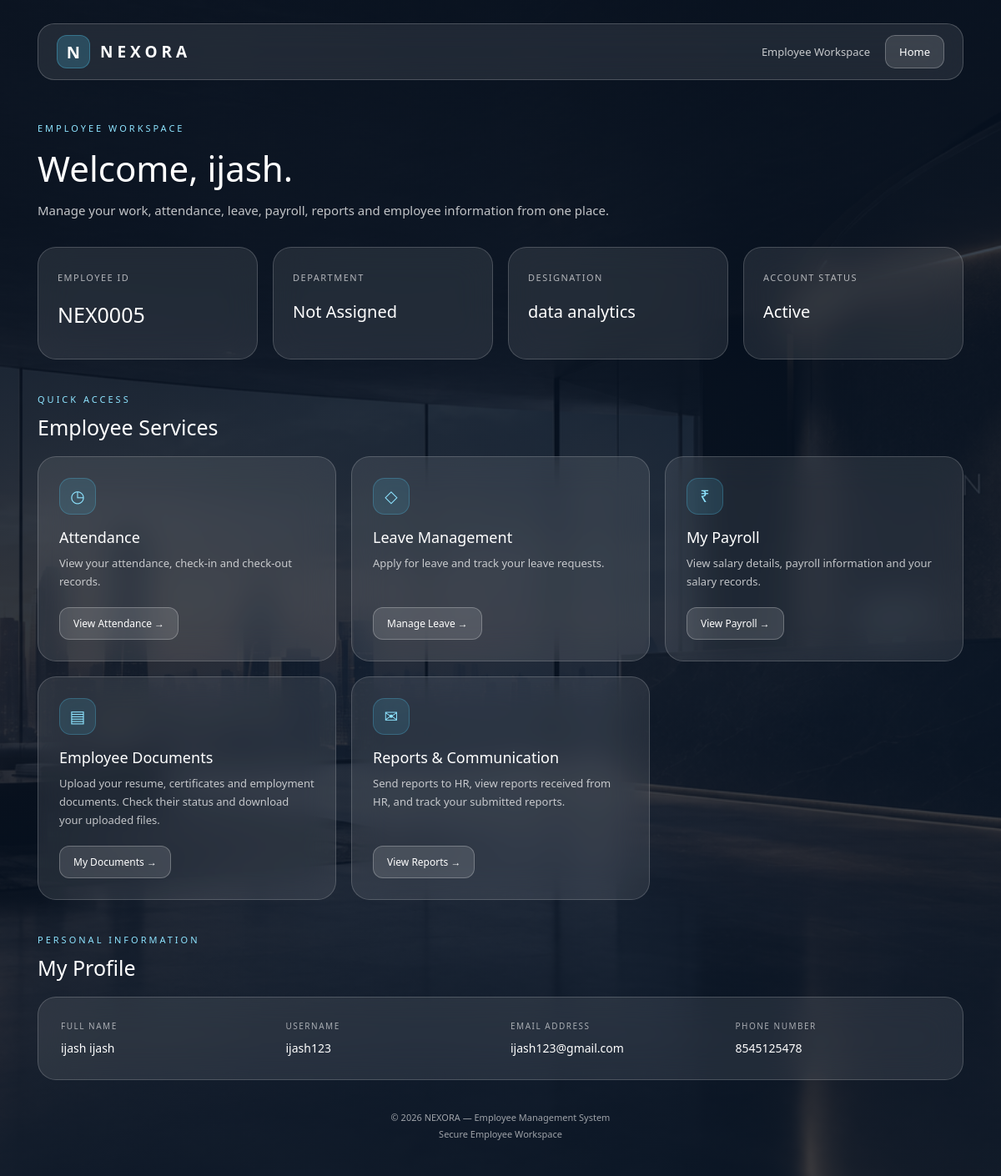
Screenshot of /accounts/employee/dashboard/ (signed in) with the database file from the repository.
### accounts/models.py (models this page shows, shortened)
class User(AbstractUser):
    ROLE_CHOICES = (
        ('employee', 'Employee'),
        ('hr', 'HR'),
        ('manager', 'Manager'),
    )
    role = models.CharField(
        max_length=20,
        choices=ROLE_CHOICES,
        default='employee'
    )
    email = models.EmailField(
        unique=True
    )
    phone = models.CharField(
        max_length=15,
        blank=True
    )
    created_at = models.DateTimeField(
        auto_now_add=True
    )

### employees/models.py (models this page shows, shortened)
class EmployeeProfile(models.Model):
    APPROVAL_STATUS_CHOICES = (
        ("pending", "Pending Approval"),
        ("approved", "Approved"),
        ("rejected", "Rejected"),
    )
    GENDER_CHOICES = (
        ("male", "Male"),
        ("female", "Female"),
        ("other", "Other"),
    )
    user = models.OneToOneField(
        settings.AUTH_USER_MODEL,
        on_delete=models.CASCADE,
        related_name="employee_profile",
    )
    approval_status = models.CharField(
        max_length=20,
        choices=APPROVAL_STATUS_CHOICES,
        default="pending",
    )
    approved_by = models.CharField(
        max_length=150,
        blank=True,
        null=True,
    )
    rejected_by = models.CharField(
        max_length=150,
        blank=True,
        null=True,
    )
    department = models.ForeignKey(
        "departments.Department",
        on_delete=models.SET_NULL,
        null=True,
        blank=True,
        related_name="employees",
    )
    employee_id = models.CharField(
        max_length=20,
        unique=True,
    )
    designation = models.CharField(
        max_length=100,
    )
    gender = models.CharField(
        max_length=10,
        choices=GENDER_CHOICES,
        blank=True,
    )
    date_of_birth = models.DateField(
        null=True,
        blank=True,
    )
    address = models.TextField(
        blank=True,
    )
    joining_date = models.DateField()
    salary = models.DecimalField(
        max_digits=10,
        decimal_places=2,
        default=0,
    )
    created_at = models.DateTimeField(
        auto_now_add=True,
    )

### accounts/views.py (the view)
# urls.py: path("employee/dashboard/", views.employee_dashboard, name="employee_dashboard"),
@login_required
def employee_dashboard(request):
    if getattr(request.user, "role", None) != "employee":
        return HttpResponseForbidden("Employee access only.")
    employee = EmployeeProfile.objects.filter(user=request.user).first()
    return render(
        request, "accounts/employee_dashboard.html",
        {"employee": employee},
    )

### templates/accounts/employee_dashboard.html (shortened to what this page needs)
{% load static %}
<!DOCTYPE html>
<html lang="en">
<head>
</head>
<body>
    <div class="background"></div>
    <div class="background-overlay"></div>
    <main class="dashboard">
        <header class="navbar">
            <a href="{% url 'home' %}" class="brand">
                <div class="brand-symbol">N</div>
                <div class="brand-name">NEXORA</div>
            </a>
            <div class="nav-right">
                <span class="welcome-mini">Employee Workspace</span>
                <a href="{% url 'home' %}" class="logout-button">
                    Home
                </a>
            </div>
        </header>
        <section class="welcome-section">
            <span>EMPLOYEE WORKSPACE</span>
            <h1>
                Welcome,
                {{ request.user.first_name|default:request.user.username }}.
            </h1>
            <p>
                Manage your work, attendance, leave, payroll, reports and
                employee information from one place.
            </p>
        </section>
        <section class="stats-grid">
            <div class="stat-card">
                <span>EMPLOYEE ID</span>
                <h2>
                    {% if request.user.employee_profile %}
                        {{ request.user.employee_profile.employee_id|default:"—" }}
                    {% else %}
                        —
                    {% endif %}
                </h2>
            </div>
            <div class="stat-card">
                <span>DEPARTMENT</span>
                <h2 style="font-size: 20px;">
                    {% if request.user.employee_profile %}
                        {{ request.user.employee_profile.department|default:"Not Assigned" }}
                    {% else %}
                        Not Assigned
                    {% endif %}
                </h2>
            </div>
            <div class="stat-card">
                <span>DESIGNATION</span>
                <h2 style="font-size: 20px;">
                    {% if request.user.employee_profile %}
                        {{ request.user.employee_profile.designation|default:"Employee" }}
                    {% else %}
                        Employee
                    {% endif %}
                </h2>
            </div>
            <div class="stat-card">
                <span>ACCOUNT STATUS</span>
                <h2 style="font-size: 20px;">
                    {% if request.user.is_active %}
                        Active
                    {% else %}
                        Inactive
                    {% endif %}
                </h2>
            </div>
        </section>
        <section>
            <div class="section-title">
                <span>QUICK ACCESS</span>
                <h2>Employee Services</h2>
            </div>
            <div class="action-grid">
                <div class="action-card">
                    <div>
                        <div class="action-icon">◷</div>
                        <h3>Attendance</h3>
                        <p>
                            View your attendance, check-in and
                            check-out records.
                        </p>
                    </div>
                    <a href="{% url 'employee_attendance' %}"
                       class="action-button">
                        View Attendance →
                    </a>
                </div>
                <div class="action-card">
                    <div>
                        <div class="action-icon">◇</div>
                        <h3>Leave Management</h3>
                        <p>
                            Apply for leave and track your
                            leave requests.
                        </p>
                    </div>
                    <a href="{% url 'leaves:employee_leave_management' %}"
                       class="action-button">
                        Manage Leave →
                    </a>
                </div>
                <div class="action-card">
                    <div>
                        <div class="action-icon">₹</div>
                        <h3>My Payroll</h3>
                        <p>
                            View salary details, payroll information
                            and your salary records.
                        </p>
                    </div>
                    <a href="{% url 'payroll:employee_payroll' %}"
                       class="action-button">
                        View Payroll →
                    </a>
                </div>
                <div class="action-card">
                    <div>
                        <div class="action-icon">▤</div>
                        <h3>Employee Documents</h3>
                        <p>
                            Upload your resume, certificates and
                            employment documents. Check their status
                            and download your uploaded files.
                        </p>
                    </div>
                    <a href="{% url 'documents:employee_documents' %}"
                       class="action-button">
                        My Documents →
                    </a>
                </div>
                <div class="action-card">
                    <div>
                        <div class="action-icon">✉</div>
                        <h3>Reports & Communication</h3>
                        <p>
                            Send reports to HR, view reports received
                            from HR, and track your submitted reports.
                        </p>
                    </div>
                    <a href="{% url 'reports:reports_dashboard' %}"
                       class="action-button">
                        View Reports →
                    </a>
                </div>
            </div>
        </section>
        <section>
            <div class="section-title">
                <span>PERSONAL INFORMATION</span>
                <h2>My Profile</h2>
            </div>
            <div class="profile-card">
                <div class="profile-grid">
                    <div class="profile-item">
                        <span>FULL NAME</span>
                        <strong>
                            {{ request.user.get_full_name|default:request.user.username }}
                        </strong>
                    </div>
                    <div class="profile-item">
                        <span>USERNAME</span>
                        <strong>
                            {{ request.user.username }}
                        </strong>
                    </div>
                    <div class="profile-item">
                        <span>EMAIL ADDRESS</span>
                        <strong>
                            {{ request.user.email|default:"Not Provided" }}
                        </strong>
                    </div>
                    <div class="profile-item">
                        <span>PHONE NUMBER</span>
                        <strong>
                            {{ request.user.phone|default:"Not Provided" }}
                        </strong>
                    </div>
                </div>
            </div>
        </section>
        <footer class="footer">
            <p>© {% now "Y" %} NEXORA — Employee Management System</p>
            <p>Secure Employee Workspace</p>
        </footer>
    </main>
</body>
</html>

### rows the page displays
User: user.first_name "ijash", user.employee_profile.employee_id "NEX0005", user.employee_profile.department "Not Assigned", user.employee_profile.designation "data analytics", user.get_full_name "ijash ijash", user.username "ijash123", user.email "ijash123@gmail.com", user.phone "8545125478"
